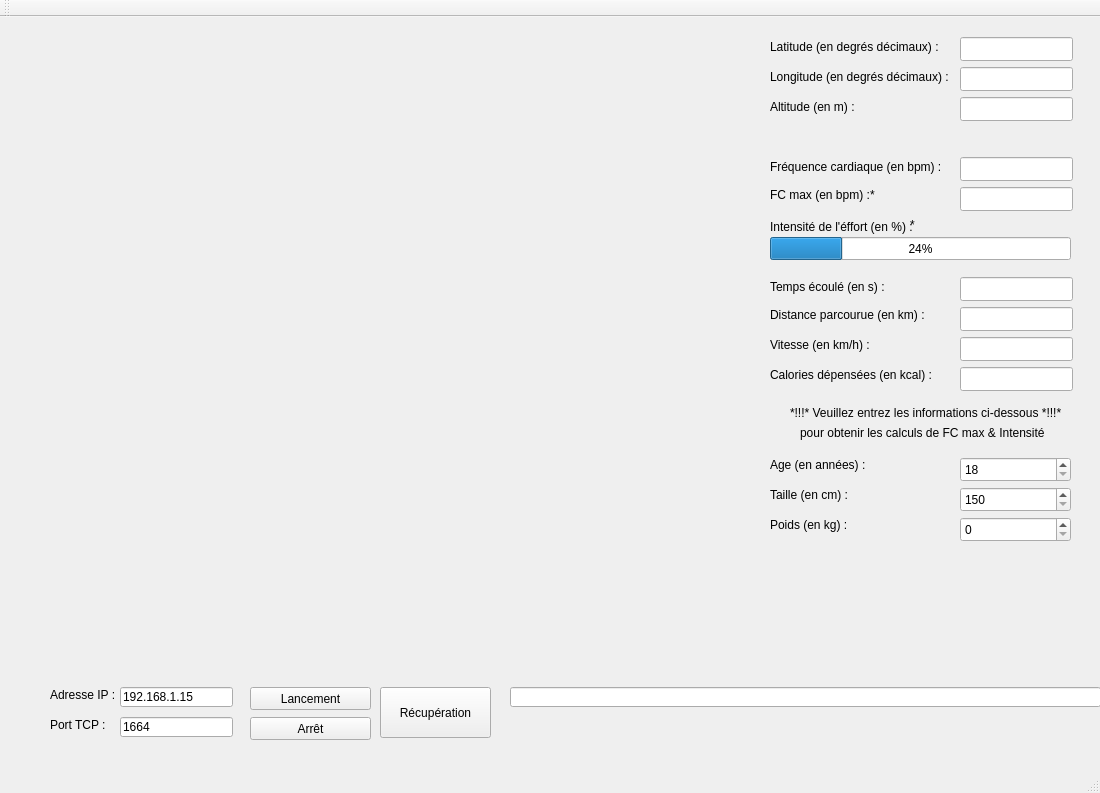
<?xml version="1.0" encoding="UTF-8"?>
<ui version="4.0">
 <class>MainWindow</class>
 <widget class="QMainWindow" name="MainWindow">
  <property name="geometry">
   <rect>
    <x>0</x>
    <y>0</y>
    <width>1100</width>
    <height>793</height>
   </rect>
  </property>
  <property name="windowTitle">
   <string>Client TCP v0.1</string>
  </property>
  <widget class="QWidget" name="centralWidget">
   <widget class="QLabel" name="adresse_ip_txt">
    <property name="geometry">
     <rect>
      <x>50</x>
      <y>670</y>
      <width>81</width>
      <height>16</height>
     </rect>
    </property>
    <property name="text">
     <string>Adresse IP :</string>
    </property>
   </widget>
   <widget class="QLabel" name="port_tcp_txt">
    <property name="geometry">
     <rect>
      <x>50</x>
      <y>700</y>
      <width>81</width>
      <height>16</height>
     </rect>
    </property>
    <property name="text">
     <string>Port TCP :</string>
    </property>
   </widget>
   <widget class="QLineEdit" name="lineEdit_ip">
    <property name="geometry">
     <rect>
      <x>120</x>
      <y>670</y>
      <width>113</width>
      <height>20</height>
     </rect>
    </property>
    <property name="text">
     <string>192.168.1.15</string>
    </property>
   </widget>
   <widget class="QLineEdit" name="lineEdit_port">
    <property name="geometry">
     <rect>
      <x>120</x>
      <y>700</y>
      <width>113</width>
      <height>20</height>
     </rect>
    </property>
    <property name="text">
     <string>1664</string>
    </property>
   </widget>
   <widget class="QLineEdit" name="lineEdit_reponse">
    <property name="geometry">
     <rect>
      <x>510</x>
      <y>670</y>
      <width>591</width>
      <height>20</height>
     </rect>
    </property>
    <property name="text">
     <string/>
    </property>
   </widget>
   <widget class="QPushButton" name="connexionButton">
    <property name="geometry">
     <rect>
      <x>250</x>
      <y>670</y>
      <width>121</width>
      <height>23</height>
     </rect>
    </property>
    <property name="text">
     <string>Lancement</string>
    </property>
   </widget>
   <widget class="QPushButton" name="deconnexionButton">
    <property name="geometry">
     <rect>
      <x>250</x>
      <y>700</y>
      <width>121</width>
      <height>23</height>
     </rect>
    </property>
    <property name="text">
     <string>Arrêt</string>
    </property>
   </widget>
   <widget class="QPushButton" name="envoiButton">
    <property name="geometry">
     <rect>
      <x>380</x>
      <y>670</y>
      <width>111</width>
      <height>51</height>
     </rect>
    </property>
    <property name="text">
     <string>Récupération</string>
    </property>
   </widget>
   <widget class="QLineEdit" name="lineEdit_heure">
    <property name="geometry">
     <rect>
      <x>960</x>
      <y>260</y>
      <width>113</width>
      <height>24</height>
     </rect>
    </property>
   </widget>
   <widget class="QLabel" name="tps_en_sec_txt">
    <property name="geometry">
     <rect>
      <x>770</x>
      <y>260</y>
      <width>151</width>
      <height>20</height>
     </rect>
    </property>
    <property name="text">
     <string>Temps écoulé (en s) :</string>
    </property>
   </widget>
   <widget class="QLineEdit" name="lineEdit_frequence_bpm">
    <property name="geometry">
     <rect>
      <x>960</x>
      <y>140</y>
      <width>113</width>
      <height>24</height>
     </rect>
    </property>
   </widget>
   <widget class="QLineEdit" name="lineEdit_altitude">
    <property name="geometry">
     <rect>
      <x>960</x>
      <y>80</y>
      <width>113</width>
      <height>24</height>
     </rect>
    </property>
   </widget>
   <widget class="QLineEdit" name="lineEdit_long">
    <property name="geometry">
     <rect>
      <x>960</x>
      <y>50</y>
      <width>113</width>
      <height>24</height>
     </rect>
    </property>
   </widget>
   <widget class="QLineEdit" name="lineEdit_lat">
    <property name="geometry">
     <rect>
      <x>960</x>
      <y>20</y>
      <width>113</width>
      <height>24</height>
     </rect>
    </property>
   </widget>
   <widget class="QLineEdit" name="lineEdit_fcmax_bpm">
    <property name="geometry">
     <rect>
      <x>960</x>
      <y>170</y>
      <width>113</width>
      <height>24</height>
     </rect>
    </property>
   </widget>
   <widget class="QProgressBar" name="progressBar">
    <property name="geometry">
     <rect>
      <x>770</x>
      <y>220</y>
      <width>301</width>
      <height>23</height>
     </rect>
    </property>
    <property name="value">
     <number>24</number>
    </property>
    <property name="invertedAppearance">
     <bool>false</bool>
    </property>
   </widget>
   <widget class="QLabel" name="lat_txt">
    <property name="geometry">
     <rect>
      <x>770</x>
      <y>20</y>
      <width>171</width>
      <height>20</height>
     </rect>
    </property>
    <property name="text">
     <string>Latitude (en degrés décimaux) :</string>
    </property>
   </widget>
   <widget class="QLabel" name="long_txt">
    <property name="geometry">
     <rect>
      <x>770</x>
      <y>50</y>
      <width>181</width>
      <height>20</height>
     </rect>
    </property>
    <property name="text">
     <string>Longitude (en degrés décimaux) :</string>
    </property>
   </widget>
   <widget class="QLabel" name="altitude_txt">
    <property name="geometry">
     <rect>
      <x>770</x>
      <y>80</y>
      <width>91</width>
      <height>20</height>
     </rect>
    </property>
    <property name="text">
     <string>Altitude (en m) :</string>
    </property>
   </widget>
   <widget class="QLabel" name="frequence_txt">
    <property name="geometry">
     <rect>
      <x>770</x>
      <y>140</y>
      <width>171</width>
      <height>20</height>
     </rect>
    </property>
    <property name="text">
     <string>Fréquence cardiaque (en bpm) :</string>
    </property>
   </widget>
   <widget class="QLabel" name="fcmax_txt">
    <property name="geometry">
     <rect>
      <x>770</x>
      <y>170</y>
      <width>101</width>
      <height>16</height>
     </rect>
    </property>
    <property name="text">
     <string>FC max (en bpm) :</string>
    </property>
   </widget>
   <widget class="QLabel" name="label">
    <property name="geometry">
     <rect>
      <x>770</x>
      <y>200</y>
      <width>151</width>
      <height>20</height>
     </rect>
    </property>
    <property name="text">
     <string>Intensité de l'éffort (en %) :</string>
    </property>
   </widget>
   <widget class="QLabel" name="distance_txt">
    <property name="geometry">
     <rect>
      <x>770</x>
      <y>290</y>
      <width>161</width>
      <height>16</height>
     </rect>
    </property>
    <property name="text">
     <string>Distance parcourue (en km) :</string>
    </property>
   </widget>
   <widget class="QLineEdit" name="lineEdit_distance">
    <property name="geometry">
     <rect>
      <x>960</x>
      <y>290</y>
      <width>113</width>
      <height>24</height>
     </rect>
    </property>
   </widget>
   <widget class="QLineEdit" name="lineEdit_vitesse">
    <property name="geometry">
     <rect>
      <x>960</x>
      <y>320</y>
      <width>113</width>
      <height>24</height>
     </rect>
    </property>
   </widget>
   <widget class="QLabel" name="label_2">
    <property name="geometry">
     <rect>
      <x>770</x>
      <y>320</y>
      <width>101</width>
      <height>16</height>
     </rect>
    </property>
    <property name="text">
     <string>Vitesse (en km/h) :</string>
    </property>
   </widget>
   <widget class="QLineEdit" name="lineEdit_2">
    <property name="geometry">
     <rect>
      <x>960</x>
      <y>350</y>
      <width>113</width>
      <height>24</height>
     </rect>
    </property>
   </widget>
   <widget class="QLabel" name="label_3">
    <property name="geometry">
     <rect>
      <x>770</x>
      <y>350</y>
      <width>161</width>
      <height>16</height>
     </rect>
    </property>
    <property name="text">
     <string>Calories dépensées (en kcal) :</string>
    </property>
   </widget>
   <widget class="QLabel" name="label_4">
    <property name="geometry">
     <rect>
      <x>770</x>
      <y>440</y>
      <width>101</width>
      <height>16</height>
     </rect>
    </property>
    <property name="text">
     <string>Age (en années) :</string>
    </property>
   </widget>
   <widget class="QLabel" name="label_5">
    <property name="geometry">
     <rect>
      <x>770</x>
      <y>470</y>
      <width>81</width>
      <height>16</height>
     </rect>
    </property>
    <property name="text">
     <string>Taille (en cm) :</string>
    </property>
   </widget>
   <widget class="QLabel" name="label_6">
    <property name="geometry">
     <rect>
      <x>770</x>
      <y>500</y>
      <width>81</width>
      <height>16</height>
     </rect>
    </property>
    <property name="text">
     <string>Poids (en kg) :</string>
    </property>
   </widget>
   <widget class="QLabel" name="label_carte">
    <property name="geometry">
     <rect>
      <x>20</x>
      <y>20</y>
      <width>694</width>
      <height>638</height>
     </rect>
    </property>
    <property name="maximumSize">
     <size>
      <width>694</width>
      <height>638</height>
     </size>
    </property>
    <property name="acceptDrops">
     <bool>true</bool>
    </property>
    <property name="text">
     <string/>
    </property>
   </widget>
   <widget class="QLabel" name="label_7">
    <property name="geometry">
     <rect>
      <x>910</x>
      <y>200</y>
      <width>49</width>
      <height>16</height>
     </rect>
    </property>
    <property name="text">
     <string>*</string>
    </property>
   </widget>
   <widget class="QLabel" name="label_8">
    <property name="geometry">
     <rect>
      <x>870</x>
      <y>170</y>
      <width>49</width>
      <height>16</height>
     </rect>
    </property>
    <property name="text">
     <string>*</string>
    </property>
   </widget>
   <widget class="QLabel" name="label_9">
    <property name="geometry">
     <rect>
      <x>790</x>
      <y>380</y>
      <width>571</width>
      <height>31</height>
     </rect>
    </property>
    <property name="text">
     <string>*!!!* Veuillez entrez les informations ci-dessous *!!!*</string>
    </property>
   </widget>
   <widget class="QLabel" name="label_10">
    <property name="geometry">
     <rect>
      <x>800</x>
      <y>400</y>
      <width>571</width>
      <height>31</height>
     </rect>
    </property>
    <property name="text">
     <string>pour obtenir les calculs de FC max &amp; Intensité</string>
    </property>
   </widget>
   <widget class="QSpinBox" name="spinBox_age">
    <property name="geometry">
     <rect>
      <x>960</x>
      <y>440</y>
      <width>111</width>
      <height>25</height>
     </rect>
    </property>
    <property name="minimum">
     <number>18</number>
    </property>
    <property name="maximum">
     <number>80</number>
    </property>
   </widget>
   <widget class="QSpinBox" name="spinBox_poids">
    <property name="geometry">
     <rect>
      <x>960</x>
      <y>500</y>
      <width>111</width>
      <height>25</height>
     </rect>
    </property>
    <property name="minimum">
     <number>0</number>
    </property>
    <property name="maximum">
     <number>200</number>
    </property>
   </widget>
   <widget class="QSpinBox" name="spinBox_taille">
    <property name="geometry">
     <rect>
      <x>960</x>
      <y>470</y>
      <width>111</width>
      <height>25</height>
     </rect>
    </property>
    <property name="minimum">
     <number>150</number>
    </property>
    <property name="maximum">
     <number>270</number>
    </property>
   </widget>
   <widget class="QLabel" name="label_courbe_cardiaque">
    <property name="enabled">
     <bool>true</bool>
    </property>
    <property name="geometry">
     <rect>
      <x>20</x>
      <y>360</y>
      <width>200</width>
      <height>300</height>
     </rect>
    </property>
    <property name="frameShape">
     <enum>QFrame::NoFrame</enum>
    </property>
    <property name="frameShadow">
     <enum>QFrame::Sunken</enum>
    </property>
    <property name="text">
     <string/>
    </property>
    <property name="margin">
     <number>0</number>
    </property>
   </widget>
  </widget>
  <widget class="QMenuBar" name="menuBar">
   <property name="geometry">
    <rect>
     <x>0</x>
     <y>0</y>
     <width>1100</width>
     <height>21</height>
    </rect>
   </property>
  </widget>
  <widget class="QToolBar" name="mainToolBar">
   <attribute name="toolBarArea">
    <enum>TopToolBarArea</enum>
   </attribute>
   <attribute name="toolBarBreak">
    <bool>false</bool>
   </attribute>
  </widget>
  <widget class="QStatusBar" name="statusBar"/>
 </widget>
 <layoutdefault spacing="6" margin="11"/>
 <resources/>
 <connections/>
</ui>
